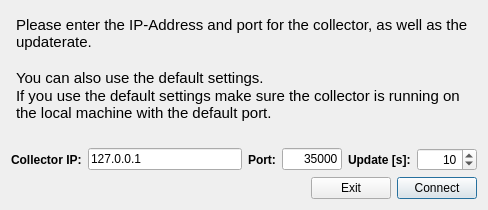
<?xml version="1.0" encoding="UTF-8"?>
<ui version="4.0">
 <class>connect_dialog</class>
 <widget class="QDialog" name="connect_dialog">
  <property name="geometry">
   <rect>
    <x>0</x>
    <y>0</y>
    <width>488</width>
    <height>210</height>
   </rect>
  </property>
  <property name="windowTitle">
   <string>Connection properties</string>
  </property>
  <layout class="QVBoxLayout" name="verticalLayout">
   <item>
    <widget class="QTextEdit" name="textEdit">
     <property name="autoFillBackground">
      <bool>true</bool>
     </property>
     <property name="styleSheet">
      <string notr="true">background-color: transparent</string>
     </property>
     <property name="readOnly">
      <bool>true</bool>
     </property>
     <property name="html">
      <string>&lt;!DOCTYPE HTML PUBLIC &quot;-//W3C//DTD HTML 4.0//EN&quot; &quot;http://www.w3.org/TR/REC-html40/strict.dtd&quot;&gt;
&lt;html&gt;&lt;head&gt;&lt;meta name=&quot;qrichtext&quot; content=&quot;1&quot; /&gt;&lt;style type=&quot;text/css&quot;&gt;
p, li { white-space: pre-wrap; }
&lt;/style&gt;&lt;/head&gt;&lt;body style=&quot; font-family:'Ubuntu'; font-size:11pt; font-weight:400; font-style:normal;&quot;&gt;
&lt;p style=&quot; margin-top:0px; margin-bottom:0px; margin-left:0px; margin-right:0px; -qt-block-indent:0; text-indent:0px;&quot;&gt;Please enter the IP-Address and port for the collector, as well as the updaterate.&lt;/p&gt;
&lt;p style=&quot;-qt-paragraph-type:empty; margin-top:0px; margin-bottom:0px; margin-left:0px; margin-right:0px; -qt-block-indent:0; text-indent:0px;&quot;&gt;&lt;br /&gt;&lt;/p&gt;
&lt;p style=&quot; margin-top:0px; margin-bottom:0px; margin-left:0px; margin-right:0px; -qt-block-indent:0; text-indent:0px;&quot;&gt;You can also use the default settings.&lt;/p&gt;
&lt;p style=&quot; margin-top:0px; margin-bottom:0px; margin-left:0px; margin-right:0px; -qt-block-indent:0; text-indent:0px;&quot;&gt;If you use the default settings make sure the collector is running on the local machine with the default port.&lt;/p&gt;&lt;/body&gt;&lt;/html&gt;</string>
     </property>
    </widget>
   </item>
   <item>
    <layout class="QHBoxLayout" name="horizontalLayout_2">
     <item>
      <widget class="QLabel" name="label_2">
       <property name="minimumSize">
        <size>
         <width>0</width>
         <height>0</height>
        </size>
       </property>
       <property name="maximumSize">
        <size>
         <width>5000</width>
         <height>27</height>
        </size>
       </property>
       <property name="font">
        <font>
         <weight>75</weight>
         <bold>true</bold>
        </font>
       </property>
       <property name="text">
        <string>Collector IP:</string>
       </property>
      </widget>
     </item>
     <item>
      <widget class="QLineEdit" name="lineEdit">
       <property name="minimumSize">
        <size>
         <width>50</width>
         <height>0</height>
        </size>
       </property>
       <property name="text">
        <string>127.0.0.1</string>
       </property>
      </widget>
     </item>
     <item>
      <widget class="QLabel" name="label">
       <property name="minimumSize">
        <size>
         <width>0</width>
         <height>0</height>
        </size>
       </property>
       <property name="maximumSize">
        <size>
         <width>5000</width>
         <height>27</height>
        </size>
       </property>
       <property name="font">
        <font>
         <weight>75</weight>
         <bold>true</bold>
        </font>
       </property>
       <property name="text">
        <string>Port:</string>
       </property>
      </widget>
     </item>
     <item>
      <widget class="QLineEdit" name="lineEdit_2">
       <property name="maximumSize">
        <size>
         <width>60</width>
         <height>16777215</height>
        </size>
       </property>
       <property name="baseSize">
        <size>
         <width>5</width>
         <height>1</height>
        </size>
       </property>
       <property name="text">
        <string>35000</string>
       </property>
       <property name="maxLength">
        <number>5</number>
       </property>
       <property name="alignment">
        <set>Qt::AlignRight|Qt::AlignTrailing|Qt::AlignVCenter</set>
       </property>
       <property name="placeholderText">
        <string>Port</string>
       </property>
      </widget>
     </item>
     <item>
      <widget class="QLabel" name="label_4">
       <property name="font">
        <font>
         <weight>75</weight>
         <bold>true</bold>
        </font>
       </property>
       <property name="text">
        <string>Update [s]:</string>
       </property>
      </widget>
     </item>
     <item>
      <widget class="QSpinBox" name="spinBox">
       <property name="minimumSize">
        <size>
         <width>60</width>
         <height>0</height>
        </size>
       </property>
       <property name="alignment">
        <set>Qt::AlignRight|Qt::AlignTrailing|Qt::AlignVCenter</set>
       </property>
       <property name="accelerated">
        <bool>true</bool>
       </property>
       <property name="minimum">
        <number>1</number>
       </property>
       <property name="maximum">
        <number>3600</number>
       </property>
       <property name="value">
        <number>10</number>
       </property>
      </widget>
     </item>
    </layout>
   </item>
   <item>
    <layout class="QHBoxLayout" name="horizontalLayout">
     <item>
      <spacer name="horizontalSpacer">
       <property name="orientation">
        <enum>Qt::Horizontal</enum>
       </property>
       <property name="sizeHint" stdset="0">
        <size>
         <width>40</width>
         <height>20</height>
        </size>
       </property>
      </spacer>
     </item>
     <item>
      <widget class="QPushButton" name="pushButton_2">
       <property name="maximumSize">
        <size>
         <width>85</width>
         <height>27</height>
        </size>
       </property>
       <property name="focusPolicy">
        <enum>Qt::NoFocus</enum>
       </property>
       <property name="text">
        <string>Exit</string>
       </property>
      </widget>
     </item>
     <item>
      <widget class="QPushButton" name="pushButton">
       <property name="maximumSize">
        <size>
         <width>85</width>
         <height>27</height>
        </size>
       </property>
       <property name="text">
        <string>Connect</string>
       </property>
      </widget>
     </item>
    </layout>
   </item>
  </layout>
 </widget>
 <resources/>
 <connections/>
</ui>
